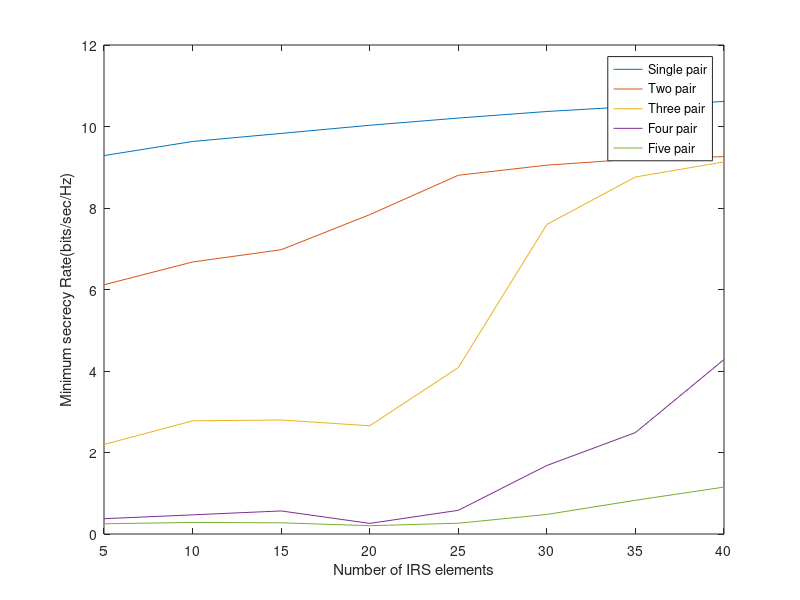

Recreate this plot in MATLAB.
load("one_min_master_list.mat");
one_min_master_list = min_master_list;
load("two_min_master_list.mat");
two_min_master_list = min_master_list;
load("three_min_master_list.mat");
three_min_master_list = min_master_list;
load("four_min_master_list_1.mat");
four_min_master_list_1 = min_master_list; 
load("four_min_master_list_2.mat");
four_min_master_list_2 = min_master_list; 
load("five_min_master_list.mat");
five_min_master_list = min_master_list; 

L_list = 5:5:40;

plot(L_list,mean(one_min_master_list),'DisplayName','Single pair');
hold on;
plot(L_list,mean(two_min_master_list,'omitnan'),'DisplayName','Two pair');
plot(L_list,mean(three_min_master_list),'DisplayName','Three pair');
plot(L_list,mean(four_min_master_list_1),'DisplayName','Four pair');
plot(L_list,mean(five_min_master_list),'DisplayName','Five pair');
xlabel('Number of IRS elements')
ylabel('Minimum secrecy Rate(bits/sec/Hz)')
legend
